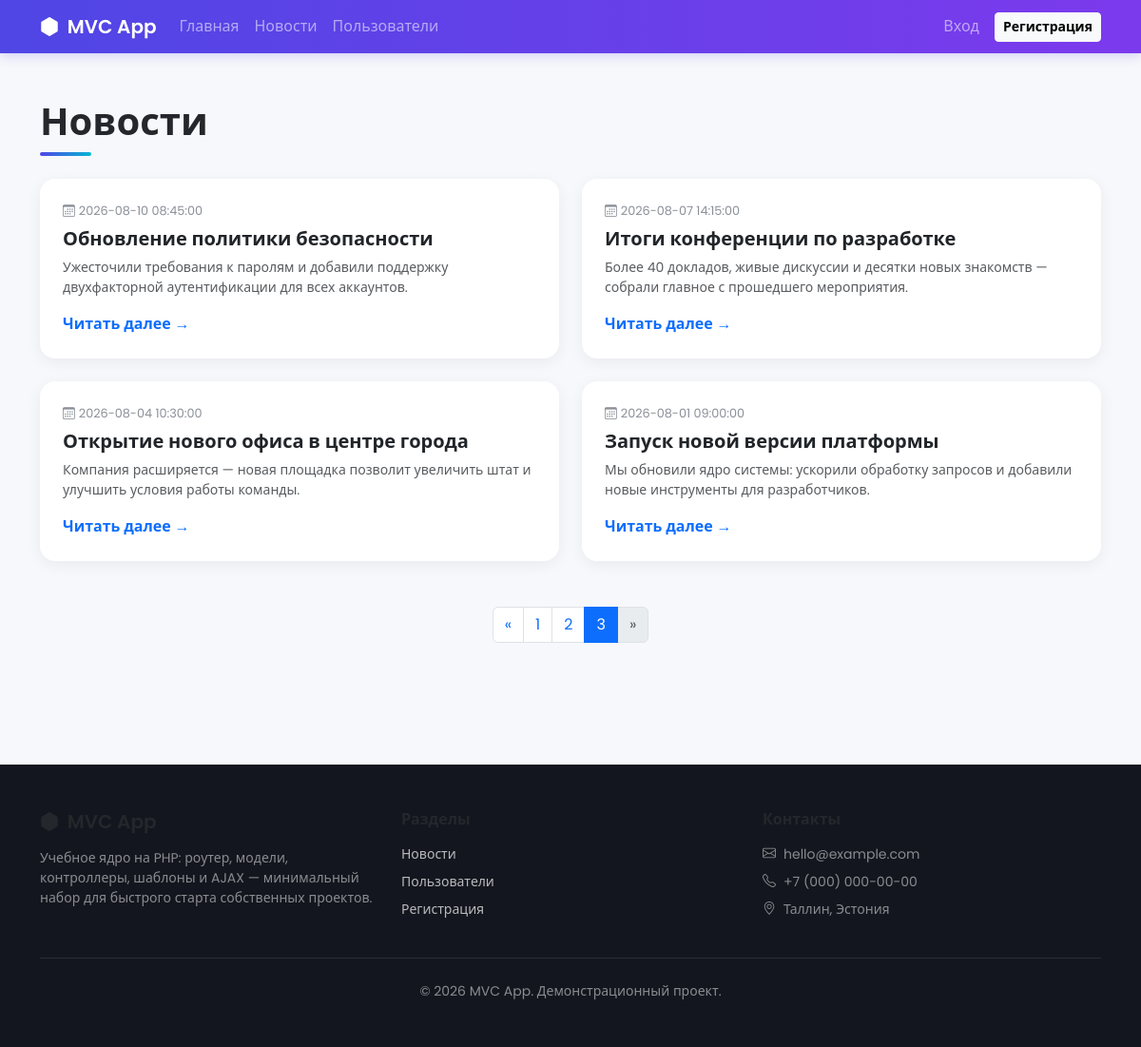
Screenshot of /news/index/page/3 with the database file from the repository.
### tables this page shows
CREATE TABLE IF NOT EXISTS news (
    id INT UNSIGNED AUTO_INCREMENT PRIMARY KEY,
    title VARCHAR(200) NOT NULL,
    slug VARCHAR(220) NOT NULL UNIQUE,
    excerpt VARCHAR(500) NOT NULL,
    content TEXT NOT NULL,
    created_at DATETIME NOT NULL
);

### core/View.php (called while the page is built, shortened)
<?php
class View
{
    private string $viewsPath;
    public function __construct()
    {
        $this->viewsPath = BASE_PATH . '/app/views/';
    }
    public function render(string $viewPath, array $data = []): void
    {
        $content = $this->renderPartial($viewPath, $data);
    }
    public function renderPartial(string $viewPath, array $data = []): string
    {
        $file = $this->viewsPath . $viewPath . '.php';
        extract($data, EXTR_SKIP);
        require $file;
        return ob_get_clean();
    }
}

### core/Controller.php (called while the page is built, shortened)
<?php
abstract class Controller
{
    protected View $view;
    public function __construct(array $params = [])
    {
        $this->view   = new View();
    }
    protected function model(string $name): mixed
    {
        $class = ucfirst($name) . 'Model';
        $file  = BASE_PATH . '/app/models/' . $class . '.php';
        return new $class();
    }
    protected function render(string $viewPath, array $data = []): void
    {
        $this->view->render($viewPath, $data);
    }
}

### app/controllers/NewsController.php (called while the page is built, shortened)
<?php
class NewsController extends Controller
{
    public function indexAction(array $params): void
    {
        $page = max(1, (int)($params['page'] ?? 1));
        $newsModel = $this->model('news');
        $total      = $newsModel->countAll();
        $totalPages = max(1, (int)ceil($total / self::PER_PAGE));
        $page       = min($page, $totalPages);
        $items = $newsModel->getPaginated($page, self::PER_PAGE);
        $this->render('news/index', [
            'title'      => 'Новости',
            'items'      => $items,
            'page'       => $page,
            'totalPages' => $totalPages,
        ]);
    }
}

### core/Router.php (called while the page is built, shortened)
<?php
class Router
{
    private string $actionName     = DEFAULT_ACTION;
    private array  $params         = [];
    private function parseUri(): void
    {
        $uri = $_SERVER['REQUEST_URI'] ?? '/';
        $uri = parse_url($uri, PHP_URL_PATH) ?? '/';
        if (BASE_URL !== '/' && str_starts_with($uri, BASE_URL)) {
            $uri = substr($uri, strlen(BASE_URL));
        } else {
            $uri = ltrim($uri, '/');
        }
        $uri = trim($uri, '/');
        $segments = explode('/', $uri);
        $segments = array_map('urldecode', $segments);
        if (!empty($segments[1])) {
            $this->actionName = $segments[1];
        }
        $rest = array_slice($segments, 2);
        for ($i = 0; $i < count($rest); $i += 2) {
            $key   = $rest[$i];
            $value = $rest[$i + 1] ?? null;
            if ($key !== '') {
                $this->params[$key] = $value;
            }
        }
    }
    private function actionMethod(): string
    {
        $name = preg_replace('/[^a-zA-Z0-9_]/', '', $this->actionName);
        return lcfirst($name) . 'Action';
    }
    public function run(): void
    {
        $controller = new $controllerClass($this->params);
        $method = $this->actionMethod();
        $controller->$method($this->params);
    }
}

### index.php (called while the page is built, shortened)
<?php
$router = new Router();
$router->run();

### core/Autoloader.php (called while the page is built, shortened)
<?php
spl_autoload_register(function (string $class) {
    $dirs = [
        BASE_PATH . '/core/',
        BASE_PATH . '/app/models/',
        BASE_PATH . '/app/controllers/',
    ];
    foreach ($dirs as $dir) {
        $file = $dir . $class . '.php';
        if (is_file($file)) {
            return;
        }
    }
});

### core/Db.php (called while the page is built, shortened)
<?php
class Db
{
    private static ?Db $instance = null;
    private PDO $pdo;
    private function __construct()
    {
        $dsn = 'mysql:host=' . DB_HOST . ';dbname=' . DB_NAME . ';charset=' . DB_CHARSET;
        try {
            $this->pdo = new PDO($dsn, DB_USER, DB_PASS, [
                PDO::ATTR_ERRMODE            => PDO::ERRMODE_EXCEPTION,
                PDO::ATTR_DEFAULT_FETCH_MODE => PDO::FETCH_ASSOC,
                PDO::ATTR_EMULATE_PREPARES   => false,
            ]);
        } catch (PDOException $e) {
            if (DEBUG) {
                die('Ошибка подключения к БД: ' . $e->getMessage());
            }
            die('Ошибка подключения к базе данных.');
        }
    }
    public static function getInstance(): Db
    {
        if (self::$instance === null) {
            self::$instance = new self();
        }
        return self::$instance;
    }
    public function query(string $sql, array $params = []): PDOStatement
    {
        $stmt = $this->pdo->prepare($sql);
        $stmt->execute($params);
        return $stmt;
    }
    public function all(string $sql, array $params = []): array
    {
        return $this->query($sql, $params)->fetchAll();
    }
    public function one(string $sql, array $params = []): array|false
    {
        return $this->query($sql, $params)->fetch();
    }
}

### core/Model.php (called while the page is built, shortened)
<?php
abstract class Model
{
    public function __construct()
    {
        $this->db = Db::getInstance();
    }
}

### app/models/NewsModel.php (called while the page is built, shortened)
<?php
class NewsModel extends Model
{
    public function getPaginated(int $page, int $perPage = 5): array
    {
        $page    = max(1, $page);
        $perPage = max(1, $perPage);
        $offset  = ($page - 1) * $perPage;
        $sql = "SELECT id, title, slug, excerpt, created_at
                FROM news
                ORDER BY created_at DESC
                LIMIT {$perPage} OFFSET {$offset}";
        return $this->db->all($sql);
    }
    public function countAll(): int
    {
        $row = $this->db->one('SELECT COUNT(*) AS cnt FROM news');
        return (int)($row['cnt'] ?? 0);
    }
}

### app/views/news/index.php (the view)
<section class="container py-5">
    <h1 class="section-title mb-4"><?= htmlspecialchars($title) ?></h1>
    <?php if (empty($items)): ?>
        <p class="text-muted">Новостей пока нет.</p>
    <?php else: ?>
        <div class="row g-4 mb-5">
            <?php foreach ($items as $news): ?>
                <div class="col-md-6">
                    <div class="card news-card p-4 h-100">
                        <div class="news-date mb-2">
                            <i class="bi bi-calendar3 me-1"></i><?= htmlspecialchars($news['created_at']) ?>
                        </div>
                        <h5 class="fw-semibold">
                            <a class="text-decoration-none text-dark" href="<?= BASE_URL ?>news/view/slug/<?= urlencode($news['slug']) ?>">
                                <?= htmlspecialchars($news['title']) ?>
                            </a>
                        </h5>
                        <p class="text-muted small mb-3"><?= htmlspecialchars($news['excerpt']) ?></p>
                        <a href="<?= BASE_URL ?>news/view/slug/<?= urlencode($news['slug']) ?>" class="fw-semibold text-decoration-none mt-auto">
                            Читать далее &rarr;
                        </a>
                    </div>
                </div>
            <?php endforeach; ?>
        </div>
        <?php if ($totalPages > 1): ?>
            <nav aria-label="Навигация по страницам новостей">
                <ul class="pagination justify-content-center">
                    <li class="page-item <?= $page <= 1 ? 'disabled' : '' ?>">
                        <a class="page-link" href="<?= BASE_URL ?>news/index/page/<?= max(1, $page - 1) ?>">&laquo;</a>
                    </li>
                    <?php for ($p = 1; $p <= $totalPages; $p++): ?>
                        <li class="page-item <?= $p === $page ? 'active' : '' ?>">
                            <a class="page-link" href="<?= BASE_URL ?>news/index/page/<?= $p ?>"><?= $p ?></a>
                        </li>
                    <?php endfor; ?>
                    <li class="page-item <?= $page >= $totalPages ? 'disabled' : '' ?>">
                        <a class="page-link" href="<?= BASE_URL ?>news/index/page/<?= min($totalPages, $page + 1) ?>">&raquo;</a>
                    </li>
                </ul>
            </nav>
        <?php endif; ?>
    <?php endif; ?>
</section>

### public/css/style.css (style rules this page uses)
:root { --brand-1: #4f46e5; --brand-2: #7c3aed; --brand-3: #06b6d4; }
body { font-family: 'Poppins', system-ui, sans-serif; background: #f7f8fb; color: #24272b; }
.news-card { border: none; border-radius: 16px; box-shadow: 0 4px 16px rgba(24, 24, 40, .06); transition: transform .2s ease, box-shadow .2s ease; height: 100%; }
.news-date { font-size: .8rem; color: #8a8f98; }
.section-title { font-weight: 600; position: relative; padding-bottom: 12px; }
.section-title::after { content: ""; position: absolute; left: 0; bottom: 0; width: 54px; height: 4px; border-radius: 4px; background: linear-gradient(90deg, var(--brand-1), var(--brand-3)); }

### rows the page displays
news: created_at "2026-08-10 08:45:00", title "Обновление политики безопасности", excerpt "Ужесточили требования к паролям и добавили поддержку двухфакторной аутентификации для всех аккаунтов."
news: created_at "2026-08-07 14:15:00", title "Итоги конференции по разработке", excerpt "Более 40 докладов, живые дискуссии и десятки новых знакомств — собрали главное с прошедшего мероприятия."
news: created_at "2026-08-04 10:30:00", title "Открытие нового офиса в центре города", excerpt "Компания расширяется — новая площадка позволит увеличить штат и улучшить условия работы команды."
news: created_at "2026-08-01 09:00:00", title "Запуск новой версии платформы", excerpt "Мы обновили ядро системы: ускорили обработку запросов и добавили новые инструменты для разработчиков."

### other values shown
$title "Новости"
